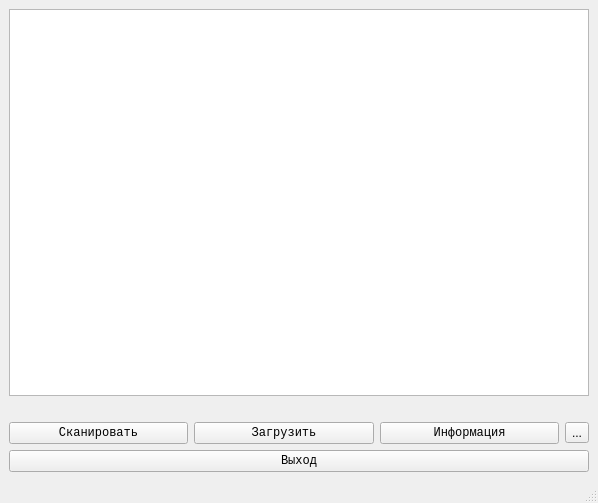
<?xml version="1.0" encoding="UTF-8"?>
<ui version="4.0">
 <class>MainWindow</class>
 <widget class="QMainWindow" name="MainWindow">
  <property name="geometry">
   <rect>
    <x>0</x>
    <y>0</y>
    <width>598</width>
    <height>503</height>
   </rect>
  </property>
  <property name="windowTitle">
   <string>catalogue::main()</string>
  </property>
  <property name="styleSheet">
   <string notr="true"/>
  </property>
  <widget class="QWidget" name="centralwidget">
   <property name="styleSheet">
    <string notr="true">n</string>
   </property>
   <layout class="QGridLayout" name="gridLayout">
    <item row="0" column="0">
     <widget class="QListWidget" name="listWidget">
      <property name="font">
       <font>
        <family>Monospace</family>
       </font>
      </property>
      <property name="styleSheet">
       <string notr="true"/>
      </property>
     </widget>
    </item>
    <item row="1" column="0">
     <spacer name="horizontalSpacer">
      <property name="orientation">
       <enum>Qt::Horizontal</enum>
      </property>
      <property name="sizeHint" stdset="0">
       <size>
        <width>583</width>
        <height>20</height>
       </size>
      </property>
     </spacer>
    </item>
    <item row="2" column="0">
     <layout class="QVBoxLayout" name="verticalLayout">
      <item>
       <layout class="QHBoxLayout" name="horizontalLayout">
        <item>
         <widget class="QPushButton" name="pushButton">
          <property name="font">
           <font>
            <family>Monospace</family>
           </font>
          </property>
          <property name="autoFillBackground">
           <bool>false</bool>
          </property>
          <property name="text">
           <string>Сканировать</string>
          </property>
          <property name="flat">
           <bool>false</bool>
          </property>
         </widget>
        </item>
        <item>
         <widget class="QPushButton" name="pushButton_4">
          <property name="font">
           <font>
            <family>Monospace</family>
           </font>
          </property>
          <property name="text">
           <string>Загрузить</string>
          </property>
         </widget>
        </item>
        <item>
         <widget class="QPushButton" name="pushButton_3">
          <property name="font">
           <font>
            <family>Monospace</family>
           </font>
          </property>
          <property name="text">
           <string>Информация</string>
          </property>
         </widget>
        </item>
        <item>
         <widget class="QToolButton" name="toolButton">
          <property name="text">
           <string>...</string>
          </property>
         </widget>
        </item>
       </layout>
      </item>
      <item>
       <widget class="QPushButton" name="pushButton_2">
        <property name="font">
         <font>
          <family>Monospace</family>
         </font>
        </property>
        <property name="text">
         <string>Выход</string>
        </property>
       </widget>
      </item>
     </layout>
    </item>
   </layout>
  </widget>
  <widget class="QStatusBar" name="statusbar"/>
 </widget>
 <resources/>
 <connections>
  <connection>
   <sender>pushButton_2</sender>
   <signal>clicked()</signal>
   <receiver>MainWindow</receiver>
   <slot>close()</slot>
   <hints>
    <hint type="sourcelabel">
     <x>540</x>
     <y>423</y>
    </hint>
    <hint type="destinationlabel">
     <x>299</x>
     <y>230</y>
    </hint>
   </hints>
  </connection>
 </connections>
</ui>
